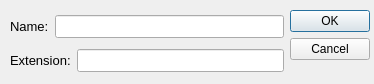
<?xml version="1.0" encoding="UTF-8"?>
<ui version="4.0">
 <class>newfile</class>
 <widget class="QDialog" name="newfile">
  <property name="geometry">
   <rect>
    <x>0</x>
    <y>0</y>
    <width>374</width>
    <height>84</height>
   </rect>
  </property>
  <property name="contextMenuPolicy">
   <enum>Qt::NoContextMenu</enum>
  </property>
  <property name="windowTitle">
   <string>Create new file</string>
  </property>
  <widget class="QWidget" name="">
   <property name="geometry">
    <rect>
     <x>10</x>
     <y>10</y>
     <width>360</width>
     <height>68</height>
    </rect>
   </property>
   <layout class="QHBoxLayout" name="horizontalLayout_3">
    <item>
     <layout class="QVBoxLayout" name="verticalLayout">
      <item>
       <layout class="QHBoxLayout" name="horizontalLayout_2">
        <item>
         <widget class="QLabel" name="label">
          <property name="font">
           <font>
            <pointsize>10</pointsize>
           </font>
          </property>
          <property name="text">
           <string>Name:</string>
          </property>
         </widget>
        </item>
        <item>
         <widget class="QLineEdit" name="lineEdit">
          <property name="font">
           <font>
            <pointsize>10</pointsize>
           </font>
          </property>
         </widget>
        </item>
       </layout>
      </item>
      <item>
       <layout class="QHBoxLayout" name="horizontalLayout">
        <item>
         <widget class="QLabel" name="label_2">
          <property name="font">
           <font>
            <pointsize>10</pointsize>
           </font>
          </property>
          <property name="text">
           <string>Extension:</string>
          </property>
         </widget>
        </item>
        <item>
         <widget class="QLineEdit" name="extEdit">
          <property name="font">
           <font>
            <pointsize>10</pointsize>
           </font>
          </property>
         </widget>
        </item>
       </layout>
      </item>
     </layout>
    </item>
    <item>
     <widget class="QDialogButtonBox" name="buttonBox">
      <property name="orientation">
       <enum>Qt::Vertical</enum>
      </property>
      <property name="standardButtons">
       <set>QDialogButtonBox::Cancel|QDialogButtonBox::Ok</set>
      </property>
     </widget>
    </item>
   </layout>
  </widget>
 </widget>
 <resources/>
 <connections>
  <connection>
   <sender>buttonBox</sender>
   <signal>accepted()</signal>
   <receiver>newfile</receiver>
   <slot>accept()</slot>
   <hints>
    <hint type="sourcelabel">
     <x>248</x>
     <y>254</y>
    </hint>
    <hint type="destinationlabel">
     <x>157</x>
     <y>274</y>
    </hint>
   </hints>
  </connection>
  <connection>
   <sender>buttonBox</sender>
   <signal>rejected()</signal>
   <receiver>newfile</receiver>
   <slot>reject()</slot>
   <hints>
    <hint type="sourcelabel">
     <x>316</x>
     <y>260</y>
    </hint>
    <hint type="destinationlabel">
     <x>286</x>
     <y>274</y>
    </hint>
   </hints>
  </connection>
 </connections>
</ui>
